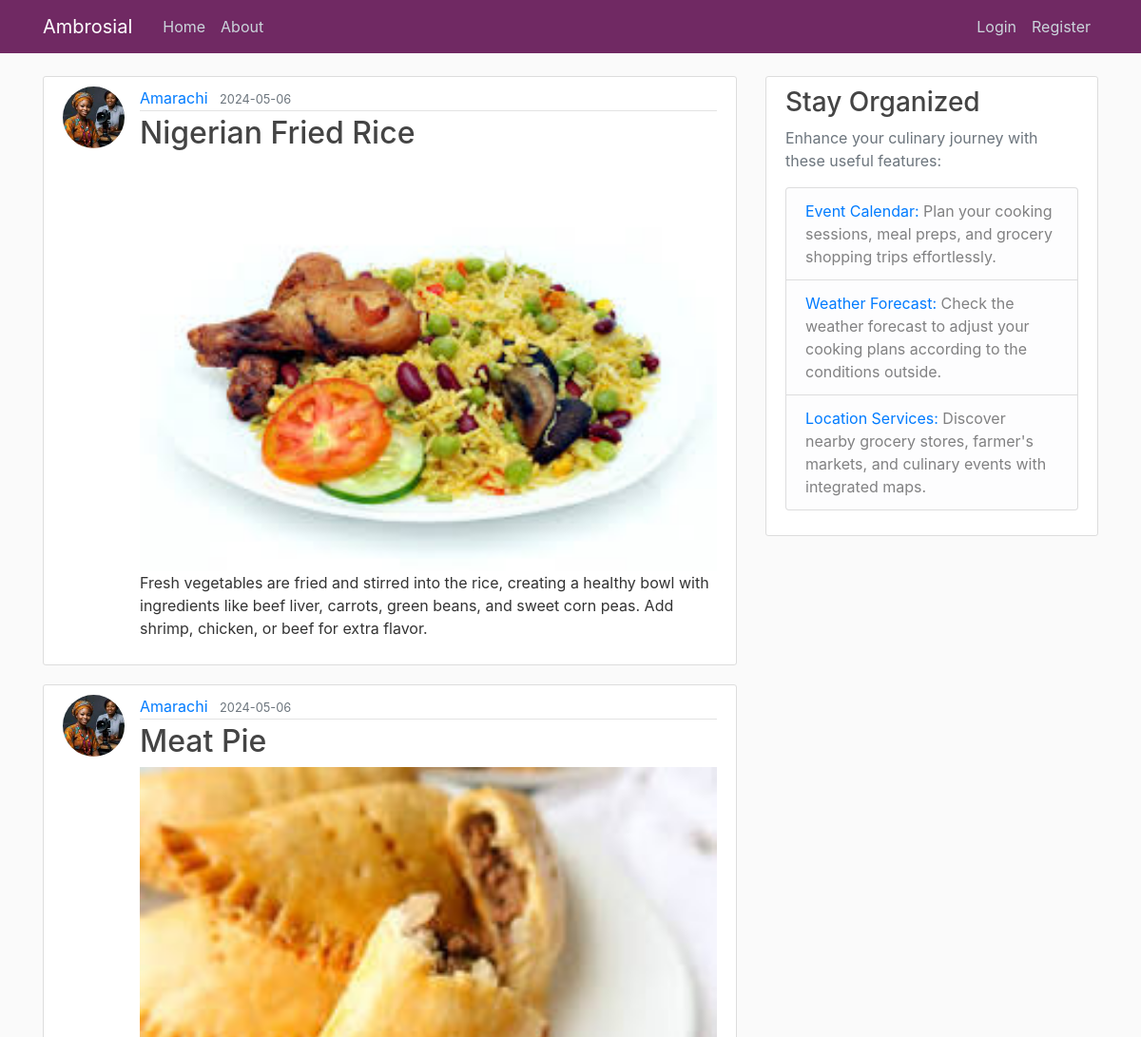
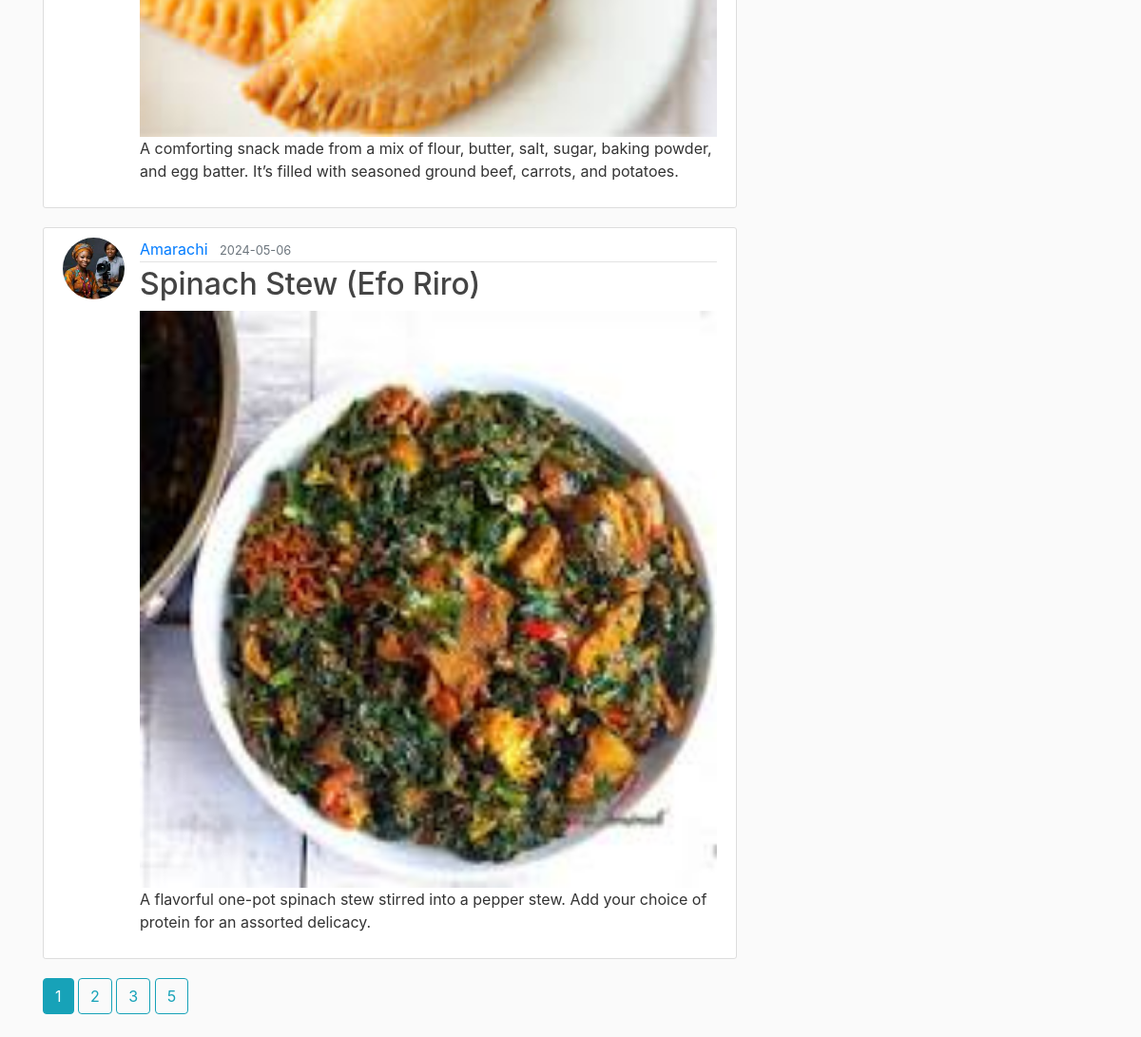
The page /home on the database its author committed (2 pictures, top to bottom).
### flask_ambrosial/models.py (models this page shows, shortened)
class Post(db.Model):
    id = db.Column(db.Integer, primary_key=True)
    title = db.Column(db.String(100), nullable=False)
    date_posted = db.Column(db.DateTime,
                            nullable=False,
                            default=datetime.now(timezone.utc))
    content = db.Column(db.Text, nullable=False)
    user_id = db.Column(db.Integer, db.ForeignKey('user.id'), nullable=False)
    image_filename = db.Column(db.String(100), nullable=False)

class User(db.Model, UserMixin):
    id = db.Column(db.Integer, primary_key=True)
    username = db.Column(db.String(20), unique=True, nullable=False)
    email = db.Column(db.String(120), unique=True, nullable=False)
    image_file = db.Column(db.String(20),
                           nullable=False, default='default.jpg')
    password = db.Column(db.String(60), nullable=False)
    """ Relationship with Post model, one-to-many
    relationship (one user can have multiple posts) """
    posts = db.relationship('Post', backref='author', lazy=True)

### flask_ambrosial/main/routes.py (the view)
@main.route("/")
@main.route("/home")
def home():
    page = request.args.get('page', 1, type=int)
    posts = Post.query.order_by(Post.date_posted.desc()).paginate(page=page, per_page=3)
    image_files = [url_for('static', filename='post_pics/' + post.image_filename) for post in posts.items]
    return render_template('home.html', posts=posts, image_files=image_files)

### flask_ambrosial/templates/home.html
{% extends "layout.html" %}
{% block content %}
    {% for post in posts.items %}
        <article class="media content-section">
            <img class="rounded-circle article-img" src="{{ url_for('static', filename='profile_pics/' + post.author.image_file) }}">
            <div class="media-body">
                <div class="article-metadata">
                    <a class="mr-2" href="{{ url_for('users.user_posts', username=post.author.username) }}">{{ post.author.username }}</a>
                    <small class="text-muted">{{ post.date_posted.strftime('%Y-%m-%d') }}</small>
                </div>
                <h2><a class="article-title" href="{{ url_for('posts.post', post_id=post.id) }}">{{ post.title }}</a></h2>
                {% if post.image_filename %}
                    <img src="{{ url_for('static', filename='post_pics/' + post.image_filename) }}" alt="{{ post.title }}" style="width:100%; border:none;">
                {% endif %}
                <p class="article-content">{{ post.content }}</p>
            </div>
        </article>
    {% endfor %}
    {% for page_num in posts.iter_pages(left_edge=1, right_edge=1, left_current=1, right_current=2) %}
        {% if page_num %}
            {% if posts.page == page_num %}
                <a class="btn btn-info mb-4" href="{{ url_for('main.home', page=page_num) }}">{{ page_num }}</a>
            {% else %}
                <a class="btn btn-outline-info mb-4" href="{{ url_for('main.home', page=page_num) }}">{{ page_num }}</a>
            {% endif %}
        {% endif %}
    {% endfor %}
{% endblock content %}

### flask_ambrosial/static/main.css (style rules this page uses)
body { background: #fafafa; color: #333333; margin-top: 5rem; }
h1, h2, h3, h4, h5, h6 { color: #444444; }
.content-section { background: #ffffff; padding: 10px 20px; border: 1px solid #dddddd; border-radius: 3px; margin-bottom: 20px; }
.article-title { color: #444444; }
.article-content { white-space: pre-line; }
.article-img { height: 65px; width: 65px; margin-right: 16px; }
.article-metadata { padding-bottom: 1px; margin-bottom: 4px; border-bottom: 1px solid #e3e3e3; }

### rows shown on the page
Post: image_file (picture), author.username "Amarachi", date_posted "2024-05-06", title "Nigerian Fried Rice", image_filename (picture), content "Fresh vegetables are fried and stirred into the rice, creating a healthy bowl with ingredients like beef liver, carrots, green beans, and sweet corn peas. Add shrimp, chicken, or beef for extra flavor."
Post: image_file (picture), author.username "Amarachi", date_posted "2024-05-06", title "Meat Pie", image_filename (picture), content "A comforting snack made from a mix of flour, butter, salt, sugar, baking powder, and egg batter. It’s filled with seasoned ground beef, carrots, and potatoes."
Post: image_file (picture), author.username "Amarachi", date_posted "2024-05-06", title "Spinach Stew (Efo Riro)", image_filename (picture), content "A flavorful one-pot spinach stew stirred into a pepper stew. Add your choice of protein for an assorted delicacy."

### other values the page prints
{{ page_num }} "1"
{{ page_num }} "2" "3" "5"
